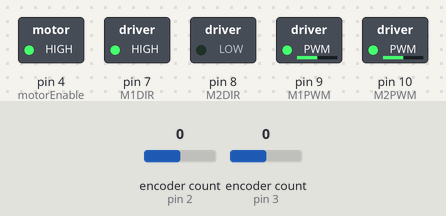
The sketch below on a simulated Arduino Uno, built with avr-gcc and run on an emulated ATmega328P. On the bench: switched loads named in the sketch (green lamp = pin HIGH). The test bench sets the inputs (shaded band); at power-on: encoder count (sensors on pin 2, pin 3) 0. What the sketch prints to the serial monitor is not drawn.

Above: at 0.2 s.
Timing chart, 0 to 1.7 s (numbered marks = the images above):
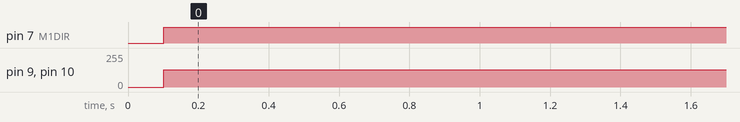

Measured:
- by itself, pin 7 (M1DIR): LOW → HIGH at 0.10 s
- by itself, pin 9 (M1PWM), pin 10 (M2PWM): 0/255 → 128/255 at 0.10 s

The sketch:

RotationScript.ino
```cpp
/*
 * Mini Project 1
 * Filename: MiniProject1_Motor_Control_Final.ino
 *
 * Purpose: Move a DC motor with an encoder to a set position based on the location
            of an aruco marker that is located with a Raspberry Pi + camera.
            The variable that contain the position of the aruco will be updated via I2C.
            A PI controller was implemented to set a reasonable speed to move the wheel
            to a desired location based on the aruco marker (quadrants 0-3).

            A shortest path algorithm was used to ensure that the wheel does not take
            longer than necessary to reach desired set point. The algorithm determines
            whether clockwise or counter-clockwise rotation provides the shortest path
            and sets the movement of the wheel in the appropriate direction.
 * Class: EENG350, SEED Lab
 * Creator: Sean West (PI motor control)
 * Co-Creator: Brian Burr (I2C)
 * Date: 02/26/2023
 *
 */

// include libraries
#include <Encoder.h>
#include <Wire.h>

 // pin connections
 const int encoderPinA = 2;   // CLK pin
 const int encoderPinB = 5;   // DAT pin

 const int encoderPinC = 3;  // CLK encoder 2
 const int encoderPinD = 6;  // DAT

 const int motorEnable = 4;   // Tri-state di sable both motor chanels when LOW (enable)
 const int M1DIR = 7;         // Motor polarity 1 (direction)
 const int M1PWM = 9;         // Motor volt 1 "speed"
 const int M2DIR = 8;
 const int M2PWM = 10;

 // setup encoder class to be used
 Encoder encoderL(encoderPinA, encoderPinB);
 Encoder encoderR(encoderPinC, encoderPinD);

 // PI controller variables

 const float Kp = 3.4;                       // proportional control
 const float Ki = 3.0;                 // integrator control
 int updateFrequency = 50;               // 0.1 seconds per update
 const int counts_per_rotation = 3200;    // the motor I took home was 3,200 but it should be 1,600 counts?
 unsigned long int previousMillis = 0;    // use to determine delta_t

 //PI Forward
 float errorF = 0.0;                       // in deg
 float integralErrorF = 0.0;               // in deg * seconds
 int PI_pwmOutF = 0;                       // PWM control 0-255

float motorPosition_degL = 0.0;           // current position of motor in degrees

 //Angle Correction
 float errorA = 0.0;                       // in deg
 float KpA = 0;
 int PI_pwmOutA = 0;                       // PWM control 0-255

 float motorPosition_degR = 0.0;           // current position of motor in deg

 // positional variables

 int arucoPosition = 2;                   // aruco position: 0,1,2, or 3
 const float rotationConst = 2.3;
 float motorSetPosition_deg = 45.0*rotationConst;        // desired set position based on aruco position, in deg
 float previousSetPosition_deg = 0.0;     // account for last aruco set position
 const float motorSetPositionThreshold_deg = 5.0;  // allowable angular difference from set point allowed

const int maxSpeed = 128; //maximum motor speed 0-255

//I2C stuff

#define FOLLOWER_ADDRESS 0x04
int data[32]; // buffer to store i2c message into

typedef union I2C_Packet_t {
  byte floatArrayNums[4];
  float floatNum;
} ;


void setup() {

  // assign digital motor pins as outputs
  // note, encoder pins do not need to be set since the encoder.h library handles this
  pinMode(motorEnable, OUTPUT);
  pinMode(M1DIR, OUTPUT);
  pinMode(M1PWM, OUTPUT);
  pinMode(M2DIR, OUTPUT);
  pinMode(M2PWM, OUTPUT);


  Wire.begin(FOLLOWER_ADDRESS);
  Wire.onReceive(receiveData);
  Wire.onRequest(sendData);

  digitalWrite(motorEnable, 1);

  // Set baud rate
  Serial.begin(115200);

  delay(100);

  Serial.println("forward,angle");
}

void loop() {

  int delta_t = (millis() - previousMillis);  // time since last PI controller execution
  // set previous millis to wait 0.1 seconds for next PI control loop


  // Control motor every 0.1 seconds to move as necessary
  if (delta_t >= updateFrequency) {
    previousMillis = millis();
    float fullRotation = 360.0;  // make calculations easier below

    // read current encoder position and convert to deg
    int encoderReadingL = encoderL.read();
    motorPosition_degL = ((float) encoderReadingL * fullRotation) / (float) counts_per_rotation;

    // Other Motor
    int encoderReadingR = -1 * encoderR.read();
    motorPosition_degR = ((float) encoderReadingR * fullRotation) / (float) counts_per_rotation;


    //float errorF = 0.0;
    if (motorSetPosition_deg >= 0) {
      errorF = motorSetPosition_deg - motorPosition_degL;
    } else {
      errorF = motorSetPosition_deg + motorPosition_degR;
    }
    //Calculate Error and record
    //errorF = motorSetPosition_deg + motorPosition_degR;


    // calculate integral error and determine PWM output to motor
    integralErrorF += Ki*errorF * ((float) delta_t / 500.0);        // assuming delta_t is calculated in seconds, gives deg * sec
    integralErrorF = constrain(integralErrorF, -30, 30);
    PI_pwmOutF = (Kp * errorF) + (integralErrorF);  // PWM value to control motor speed


    //Angle Correction
    float errorA = motorPosition_degL + motorPosition_degR;
    PI_pwmOutA = KpA * errorA;

    int M2Out = -1*PI_pwmOutF;
    int M1Out = PI_pwmOutF;

    if (M2Out > 0) {
      digitalWrite(M2DIR, HIGH);
    } else {
      digitalWrite(M2DIR, LOW);
    }

    if (M1Out > 0) {
      digitalWrite(M1DIR, HIGH);
    } else {
      digitalWrite(M1DIR, LOW);
    }

    //Write Motors
    analogWrite(M2PWM, constrain(abs(M2Out), 0, maxSpeed));
    analogWrite(M1PWM, constrain(abs(M1Out), 0, maxSpeed));

    /*
    //if motor reached setpoint, within threshold,turn off
    if ((PI_pwmOutF < 5)&&(PI_pwmOutA < 5)) {
      analogWrite(M1PWM, 0);
      analogWrite(M2PWM, 0);
      integralErrorF = 0.0;           // reset integral erro
    }
    */
    Serial.print(errorF);
    Serial.print(",");
    Serial.println(integralErrorF);
  }


}

void receiveData(int byteCount) {
  int i = 0; //counter of num bytes recieved
  while(Wire.available()) { //continuously grab data
    data[i] = Wire.read();
    i++; //i iterates up to num bytes recieved
  }
  if (i == 1) { //data was sent to read, 1 is read offset instruction
    //no need to do anything, just ignore
  } else {
    //place code to update aruco position here
    arucoPosition = data[1]; // since offset sent first, arucoPosition in data[1]
    //Serial.println(arucoPosition);
  }

}

void sendData() {
  I2C_Packet_t tempPacket;
  tempPacket.floatNum = motorPosition_degL;
  Wire.write(tempPacket.floatArrayNums, 4);

}
```
